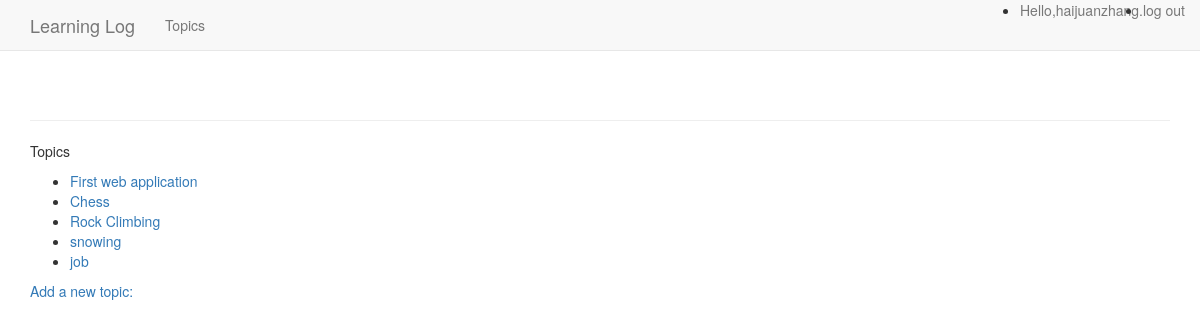
The app's page /topics/ (signed in) with its own data.
### learning_logs/models.py (models this page shows)
class Topic(models.Model):
	text = models.CharField(max_length=200)
	date_added = models.DateTimeField(auto_now_add=True)
	def __str__(self):
		return self.text

### learning_logs/views.py (the view)
# urls.py: path('topics/', views.topics, name = 'topics'),
def topics(request):
	topics = Topic.objects.order_by('date_added')
	context = {'topics':topics}
	return render(request, 'learning_logs/topics.html', context)

### learning_logs/templates/learning_logs/topics.html
{% extends "learning_logs/base.html" %}
{% block content %}
	<p>Topics</p>
	<ul>
		{% for topic in topics %}
			<li>
			<a href="{% url 'learning_logs:topic' topic.id %}" > {{ topic }}</a>
		    </li>
		{% empty %}
			<li>No topics have been added yet.</li>
		{% endfor %}
	</ul>
	<a href="{% url 'learning_logs:new_topic' %}">Add a new topic:</a>
{% endblock content %}

### learning_logs/templates/learning_logs/base.html (shortened to what this page needs)
 {% load bootstrap3 %}
 <!DOCTYPE html>
 <html lang = "en">
 	<head>
 		{% bootstrap_css %}
 	</head>
    <body>
  <nav class="navbar navbar-default navbar-static-top">
  	<div class = "container">
  		<div class = "navbar-header"
          <button type="button" class="navbar-toggle collapsed" data-toggle="collapse" data-target="#navbar"
  		   aria-expanded = "false" aria-controls="navbar">
    <a class="navbar-brand" href="{% url 'learning_logs:index'%}">
        Learning Log</a>
     </div>
    <div class="navbar-collapse collapse" id="navbar">
      <ul class="nav navbar-nav">
         <li><a  href="{% url 'learning_logs:topics'%}">Topics</a></li>
      </ul>
      <ul class="navbar-nav navbar-right">
        {% if user.is_authenticated %}
          <li><a> Hello,{{ user.username }}.</a></li>
          <li><a href="{% url 'users:logout' %}">log out</a></li>
        {% else %}
          <li><a href="{% url 'users:register' %}">register</a></li>
          <li><a href="{% url 'users:login' %}">log in</a></li>
        {% endif %}
      </ul>
    </div>
</div>
  </nav>
  <div class = "container">
  	<div class = "page-header">
  	</div>
  	<div>
  		{% block content %}{% endblock content %}
  	</div>
  </div>
  </body>
  </html>

### records on screen
Topic: text "First web application"
Topic: text "Chess"
Topic: text "Rock Climbing"
Topic: text "snowing"
Topic: text "job"

### other values on screen
{{ user.username }} "haijuanzhang"
